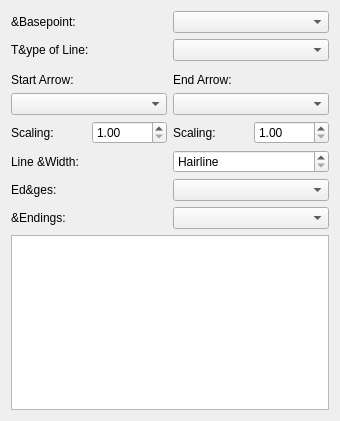
<?xml version="1.0" encoding="UTF-8"?>
<ui version="4.0">
 <class>PropertiesPalette_LineBase</class>
 <widget class="QWidget" name="PropertiesPalette_LineBase">
  <property name="geometry">
   <rect>
    <x>0</x>
    <y>0</y>
    <width>340</width>
    <height>421</height>
   </rect>
  </property>
  <property name="windowTitle">
   <string notr="true">Form</string>
  </property>
  <layout class="QGridLayout" name="gridLayout">
   <item row="0" column="0" colspan="2">
    <widget class="QLabel" name="lineModeLabel">
     <property name="text">
      <string>&amp;Basepoint:</string>
     </property>
    </widget>
   </item>
   <item row="0" column="2" colspan="2">
    <widget class="ScComboBox" name="lineMode"/>
   </item>
   <item row="1" column="0" colspan="2">
    <widget class="QLabel" name="lineTypeLabel">
     <property name="text">
      <string>T&amp;ype of Line:</string>
     </property>
    </widget>
   </item>
   <item row="1" column="2" colspan="2">
    <widget class="LineCombo" name="lineType"/>
   </item>
   <item row="2" column="0" colspan="4">
    <widget class="DashEditor" name="dashEditor">
     <property name="frameShape">
      <enum>QFrame::StyledPanel</enum>
     </property>
     <property name="frameShadow">
      <enum>QFrame::Raised</enum>
     </property>
    </widget>
   </item>
   <item row="3" column="0">
    <widget class="QLabel" name="startArrowLabel">
     <property name="text">
      <string>Start Arrow:</string>
     </property>
    </widget>
   </item>
   <item row="3" column="2">
    <widget class="QLabel" name="endArrowLabel">
     <property name="text">
      <string>End Arrow:</string>
     </property>
    </widget>
   </item>
   <item row="4" column="0" colspan="2">
    <widget class="ArrowChooser" name="startArrow"/>
   </item>
   <item row="4" column="2" colspan="2">
    <widget class="ArrowChooser" name="endArrow"/>
   </item>
   <item row="5" column="0">
    <widget class="QLabel" name="startArrowScaleLabel">
     <property name="text">
      <string>Scaling:</string>
     </property>
    </widget>
   </item>
   <item row="5" column="1">
    <widget class="ScrSpinBox" name="startArrowScale">
     <property name="minimum">
      <double>1.000000000000000</double>
     </property>
     <property name="maximum">
      <double>300.000000000000000</double>
     </property>
    </widget>
   </item>
   <item row="5" column="2">
    <widget class="QLabel" name="endArrowScaleLabel">
     <property name="text">
      <string>Scaling:</string>
     </property>
    </widget>
   </item>
   <item row="5" column="3">
    <widget class="ScrSpinBox" name="endArrowScale">
     <property name="minimum">
      <double>1.000000000000000</double>
     </property>
     <property name="maximum">
      <double>300.000000000000000</double>
     </property>
    </widget>
   </item>
   <item row="6" column="0" colspan="2">
    <widget class="QLabel" name="lineWidthLabel">
     <property name="text">
      <string>Line &amp;Width:</string>
     </property>
    </widget>
   </item>
   <item row="6" column="2" colspan="2">
    <widget class="ScrSpinBox" name="lineWidth">
     <property name="specialValueText">
      <string>Hairline</string>
     </property>
     <property name="maximum">
      <double>300.000000000000000</double>
     </property>
    </widget>
   </item>
   <item row="7" column="0">
    <widget class="QLabel" name="lineJoinLabel">
     <property name="text">
      <string>Ed&amp;ges:</string>
     </property>
    </widget>
   </item>
   <item row="7" column="2" colspan="2">
    <widget class="ScComboBox" name="lineJoinStyle"/>
   </item>
   <item row="8" column="0">
    <widget class="QLabel" name="lineEndLabel">
     <property name="text">
      <string>&amp;Endings:</string>
     </property>
    </widget>
   </item>
   <item row="8" column="2" colspan="2">
    <widget class="ScComboBox" name="lineEndStyle"/>
   </item>
   <item row="9" column="0" colspan="4">
    <widget class="QListWidget" name="lineStyles"/>
   </item>
  </layout>
 </widget>
 <customwidgets>
  <customwidget>
   <class>ScrSpinBox</class>
   <extends>QDoubleSpinBox</extends>
   <header>ui/scrspinbox.h</header>
  </customwidget>
  <customwidget>
   <class>ScComboBox</class>
   <extends>QComboBox</extends>
   <header>ui/sccombobox.h</header>
  </customwidget>
  <customwidget>
   <class>LineCombo</class>
   <extends>QComboBox</extends>
   <header>ui/linecombo.h</header>
  </customwidget>
  <customwidget>
   <class>ArrowChooser</class>
   <extends>QComboBox</extends>
   <header>ui/arrowchooser.h</header>
  </customwidget>
  <customwidget>
   <class>DashEditor</class>
   <extends>QFrame</extends>
   <header>ui/dasheditor.h</header>
   <container>1</container>
  </customwidget>
 </customwidgets>
 <resources/>
 <connections/>
</ui>
